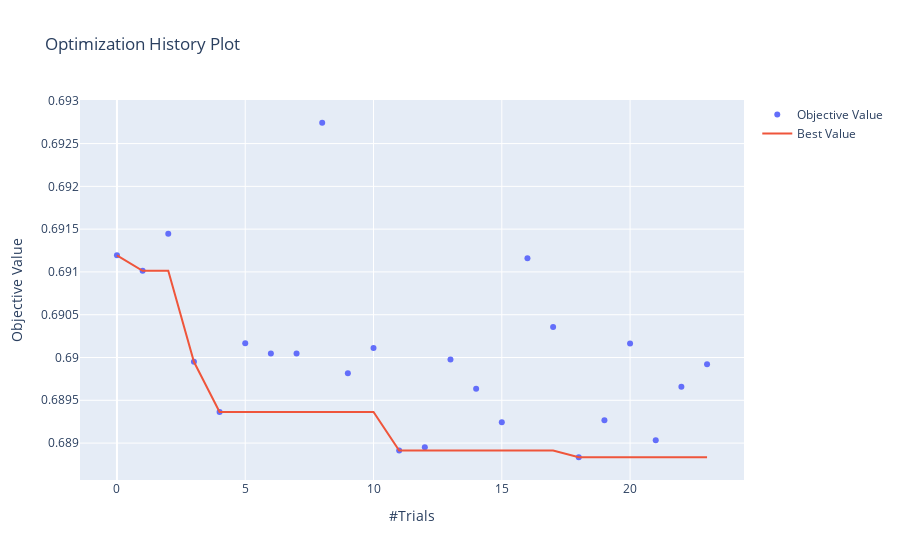

Notebook cell for this chart:
### Code cell
plot_optimization_history(rf_study)

### Figure 1 — Plotly figure (JSON) as saved in the notebook; plotly's stock layout.template omitted (floating-point values rounded to 4 significant figures)
{"data": [{"mode": "markers", "name": "Objective Value", "type": "scatter", "x": [0, 1, 2, 3, 4, 5, 6, 7, 8, 9, 10, 11, 12, 13, 14, 15, 16, 17, 18, 19, 20, 21, 22, 23], "y": [0.6912, 0.691, 0.6914, 0.6899, 0.6894, 0.6902, 0.69, 0.69, 0.6927, 0.6898, 0.6901, 0.6889, 0.689, 0.69, 0.6896, 0.6892, 0.6912, 0.6904, 0.6888, 0.6893, 0.6902, 0.689, 0.6897, 0.6899]}, {"name": "Best Value", "type": "scatter", "x": [0, 1, 2, 3, 4, 5, 6, 7, 8, 9, 10, 11, 12, 13, 14, 15, 16, 17, 18, 19, 20, 21, 22, 23], "y": [0.6912, 0.691, 0.691, 0.6899, 0.6894, 0.6894, 0.6894, 0.6894, 0.6894, 0.6894, 0.6894, 0.6889, 0.6889, 0.6889, 0.6889, 0.6889, 0.6889, 0.6889, 0.6888, 0.6888, 0.6888, 0.6888, 0.6888, 0.6888]}], "layout": {"title": {"text": "Optimization History Plot"}, "xaxis": {"title": {"text": "#Trials"}}, "yaxis": {"title": {"text": "Objective Value"}}}}
